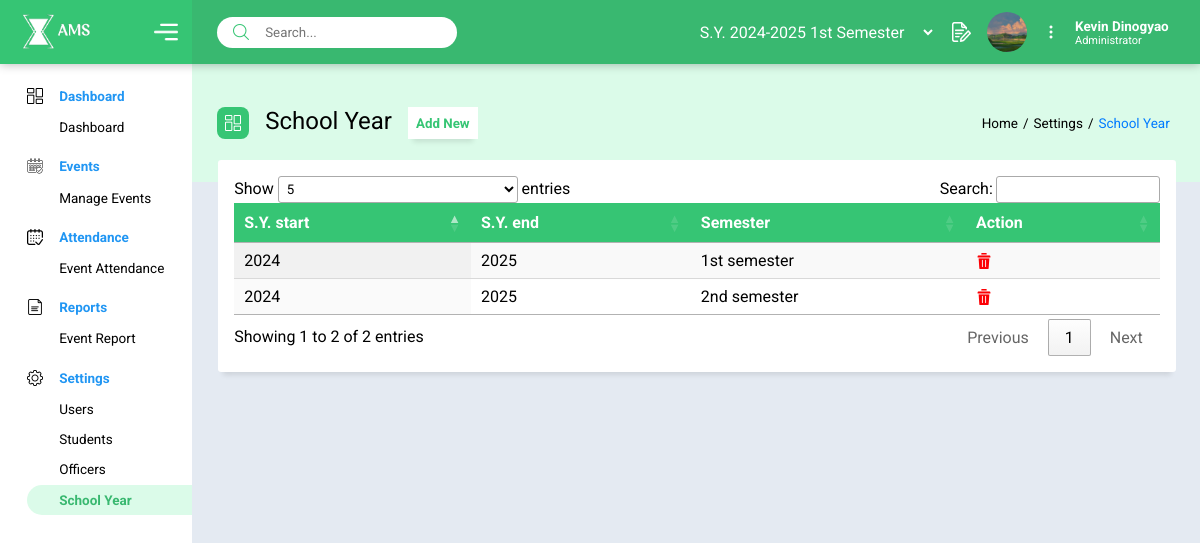
Page /ams/schoolyear.php (signed in) on the committed database.
### tables this page shows
CREATE TABLE `tbl_students` (
  `student_id` mediumint(9) NOT NULL,
  `first_name` varchar(50) NOT NULL,
  `last_name` varchar(50) NOT NULL,
  `gmail` varchar(50) NOT NULL,
  `year_level` enum('1st','2nd','3rd','4th') DEFAULT NULL,
  `status` enum('Active','Inactive') NOT NULL DEFAULT 'Active'
);

CREATE TABLE `tbl_sbo` (
  `sbo_id` int(3) NOT NULL,
  `student_id` mediumint(9) NOT NULL,
  `position` varchar(50) NOT NULL,
  `profile_img` longblob DEFAULT NULL
);

CREATE TABLE `tbl_system_user` (
  `user_id` bigint(20) NOT NULL DEFAULT current_timestamp(),
  `sbo_id` int(3) NOT NULL,
  `role` enum('Administrator','Attendance Manager','Event Manager') NOT NULL,
  `username` varchar(50) NOT NULL,
  `password` varchar(200) NOT NULL
);

CREATE TABLE `tbl_school_year` (
  `school_year_id` int(2) NOT NULL,
  `semester` enum('1st semester','2nd semester') NOT NULL,
  `school_yearstart` year(4) DEFAULT NULL,
  `school_yearend` year(4) DEFAULT NULL
);

### model/select/session-user.php (called while the page is built, shortened)
<?php
$userId = $_SESSION['user_id'];
$query = "SELECT * FROM tbl_students, tbl_sbo, tbl_system_user WHERE tbl_sbo.sbo_id = tbl_system_user.sbo_id and tbl_students.student_id = tbl_sbo.student_id and tbl_system_user.user_id = :user_id";
$stmt = $conn->prepare($query);
$stmt->bindParam(':user_id', $userId);
$stmt->execute();
if ($stmt->rowCount() > 0) {
    while ($row = $stmt->fetch(PDO::FETCH_ASSOC)) {
        $profileImg = '../uploads/' . $row['profile_img'];
        $fullName = $row['first_name'] . " " . $row['last_name'];
        $role = $row['role'];
    }
}

### model/select/syear.php (called while the page is built)
<?php
$querySyear = "SELECT *
FROM tbl_school_year
ORDER BY school_yearstart ASC;
";
$stmtSyear = $conn->prepare($querySyear);
$stmtSyear->execute();

### ams/schoolyear.php (the view, shortened to what this page needs)
<?php
include('../includes/dashboard.php');
require_once(SYEAR);
?>
<!DOCTYPE html>
<html lang="en">
<head>
    <link rel="stylesheet" href="../assets/css/schoolyear.css?version=<?php echo time(); ?>">
</head>
<body>
    <main class="home">
        <div class="title-dashboard">
            <div>
                <span><img src="../icons/dashboard (2).png" alt="dashboard"></span>
                <h2>School Year</h2>
                <button id="myBtn">Add New</button>
            </div>
            <div class="breadcrumb">
                <p>Home</p>
                <p>Settings</p>
                <p class="active-page">School Year</p>
            </div>
        </div>
        <section class="home-container">
        <div class="home-card table-card">
              <table id="myTable" class="display">
                <thead>
                    <tr class="table-title">
                        <th>S.Y. start</th>
                        <th>S.Y. end</th>
                        <th>Semester</th>
                        <th>Action</th>
                    </tr>
                </thead>
                <tbody>
                    <?php while ($row = $stmtSyear->fetch()){?>
                        <tr>
                            <td><?php echo $row['school_yearstart'];?></td>
                            <td><?php echo $row['school_yearend'];?></td>
                            <td><?php echo $row['semester'];?></td>
                            <td>
                                <a class="delete" href="<?php echo $_SERVER['PHP_SELF']; ?>?syearid=<?php echo $row['school_year_id']; ?>">
                                    <img class="table-icon" src="../icons/delete.png" alt="Delete">
                                </a>
                            </td>
                        </tr>
                    <?php $conn = null; }?>
                </tbody>
              </table>
            </div>
        </section>
    </main>
</body>
</html>

### includes/dashboard.php (shortened to what this page needs)
<?php
require_once('../config/constant.php');
require_once(CURRENT_USER);
$activePage = basename($_SERVER['PHP_SELF'], '.php');
?>
    <link rel="stylesheet" href="../assets/css/menu.css?version=<?php echo time(); ?>">
    <link rel="stylesheet" href="https://cdn.datatables.net/1.13.6/css/jquery.dataTables.css" />
    <header>
        <div class="logo">
          <div>
            <img src="../icons/logo-white.png" alt="logo" id="logo">
            <span id="menu-toggle"><img src="../icons/menu.png" alt="menu" id="menu"></span>
          </div>
        </div>
        <div class="profile">
          <div class="search">
            <span><img src="../icons/search-interface-symbol.png" alt="search"></span>
            <form action="" method="POST" autocomplete="off">
              <input type="search" name="search" id="search" placeholder="Search...">
            </form>
          </div>
          <div class="card-profile" title="request">
          <div class="sy">
            <select name="school_year_id" id="sy">
              <?php
              $queryDefault = "SELECT * FROM tbl_school_year ORDER BY school_yearstart ASC";
              $defaultSchoolYearId = null;
              if (isset($_SESSION['sch_year'])) {
                  $selectedYear = $_SESSION['sch_year'];
                  $querySelected = "SELECT * FROM tbl_school_year WHERE school_year_id = :id";
                  $stmtSelected = $conn->prepare($querySelected);
                  $stmtSelected->bindParam(':id', $selectedYear);
                  $stmtSelected->execute();
                  $rowSelected = $stmtSelected->fetch(PDO::FETCH_ASSOC);
                  $defaultSchoolYearId = $rowSelected['school_year_id'];
              }
              $stmtDefault = $conn->prepare($queryDefault);
              $stmtDefault->execute();
              while ($rowDefault = $stmtDefault->fetch(PDO::FETCH_ASSOC)) {
                  $syDefault = "S.Y. " . $rowDefault['school_yearstart'] . "-" . $rowDefault['school_yearend'] . " " . $rowDefault['semester'];
                  if ($rowDefault['school_year_id'] == $defaultSchoolYearId) {
                      echo "<option value='" . $rowDefault['school_year_id'] . "' selected style='font-weight: bold;'>" . $syDefault . "</option>";
                  } else {
                      echo "<option value='" . $rowDefault['school_year_id'] . "'>" . $syDefault . "</option>";
                  }
              }
              ?>
          </select>
            </div>
            <?php if ($_SESSION['role'] == ACCOUNT_TYPE_A) {?>
              <a href="../ams/users.php" class="request">
                <img src="../icons/request.png" alt="request" >
              </a>
            <?php }?>
            <img src="<?php echo $profileImg;?>" alt="profile">
            <div class="menu-profile">
              <img src="../icons/dots.png" alt="menu" id="profile-menu">
            </div>
            <div class="card-user">
              <p><?php echo $fullName;?></p>
              <p><?php echo $role;?></p>
            </div>
          </div>
        </div>
    </header>
    <section class="menu-section" id="container">
        <div class="menu-container">
            <nav class="main-container">
                  <div class="main dashboard">
                    <div class="title">
                      <img src="../icons/dashboard.png" alt="dashboard">
                      <h4>Dashboard</h4>
                    </div>
                    <div class="sub">
                      <a href="../includes/dashboard.php" class="<?= ($activePage == 'dashboard') ? 'active-page':''; ?>">Dashboard</a>
                    </div>
                  </div>
                  <div class="main events">
                    <div class="title">
                      <img src="../icons/calendar.png" alt="calendar">
                      <h4>Events</h4>
                    </div>
                    <div class="sub">
                      <a href="../ams/events.php" class="<?= ($activePage == 'events') ? 'active-page':''; ?>">Manage Events</a>
                    </div>
                  </div>
                  <?php
                    if ($_SESSION['role'] == ACCOUNT_TYPE_A || $_SESSION['role'] == ACCOUNT_TYPE_AM) {
                        echo "
                          <div class='main attendance'>
                            <div class='title'>
                              <img src='../icons/calendar (1).png' alt='attendance'>
                              <h4>Attendance</h4>
                            </div>
                            <div class='sub'>
                              <a href='../ams/attendance-events.php' class='".($activePage == 'attendance-events' ? 'active-page':''). "'>Event Attendance</a>
                            </div>
                          </div>
                      ";
                    }
                  ?>
                  <div class='main report'>
                      <div class='title'>
                          <img src='../icons/file.png' alt='report'>
                          <h4>Reports</h4>
                      </div>
                      <div class='sub'>
                        <a href='../ams/report-events.php' class='<?=($activePage == 'report-events') ? 'active-page' :''; ?>'>Event Report</a>
                    </div>
                  </div>
                  <div class="main setting">
                    <div class="title">
                      <img src="../icons/settings.png" alt="setting">
                      <h4>Settings</h4>
                    </div>
                    <div class="sub">
                      <a href="../ams/users.php" class="<?= ($activePage == 'users') ? 'active-page':''; ?>">Users</a>
                    <?php
                      if($_SESSION['role'] == ACCOUNT_TYPE_A){
                        echo"
                        <a href='../ams/students.php' class='" . ($activePage == 'students' ? 'active-page' : '') . "'>Students</a>
                        <a href='../ams/officers.php' class='" . ($activePage == 'officers' ? 'active-page' : '') . "'>Officers</a>
                        <a href='../ams/schoolyear.php' class='".($activePage == 'schoolyear' ? 'active-page':'') . "'>School Year</a>
                        ";
                      }
                    ?>
                    </div>
                  </div>
            </nav>
        </div>
    </section>

### assets/css/menu.css (style rules this page uses)
:root { --font: 'Righteous', cursive; --font: 'Roboto', sans-serif; --fontsize: 13.5px; --colorBG: #e4eaf2; --colorGrey: #eff3f6; --colorGreyD: #bdbdbd; --colorGreen: #36c574; --colorGreenD: #39b870; --colorMenuHover: #dbfbe9; --colorInfo: #53bcdc; --colorOrange: #FFA500; }
* { margin: 0; padding: 0; box-sizing: border-box; text-decoration: none; list-style: none; font-family: var(--font); font-family: var(--font); }
body { overflow-x: hidden; scrollbar-width: thin; scrollbar-color: transparent transparent; }
.breadcrumb p:not(:last-child)::after { content: "/"; margin: 0 5px; }
.title-dashboard .breadcrumb { display: flex; gap: 0; cursor: pointer; font-size: var(--fontsize); }
.active-page { color: #007BFF; }
body { width: 100vw; height: 100vh; background-color: var(--colorBG); }
.menu-section { height: 100vh; width: 16vw; z-index: 4; position: fixed; background-color: white; }
header { position: fixed; background-color: var(--colorGreenD); box-shadow: 0px 0px 10px 0px rgba(0,0,0,0.3); width: 100vw; height: 4rem; z-index: 5; display: grid; grid-template-columns: 16vw 84vw; grid-template-rows: 4rem; }
.table-icon { width: 1rem !important; height: 1rem !important; }
.logo { display: flex; justify-content: center; align-items: center; background-color: var(--colorGreen); }
.logo div { display: flex; justify-content: space-between; align-items: center; width: 85%; height: 4rem; }
.logo #logo { width: 5.5rem; height: 3rem; }
.logo #menu { width: 1.5rem; height: 1.5rem; }
.profile { margin-left: 2.5%; display: flex; justify-content: space-between; align-items: center; width: 94.4%; }
header input[type=search] { outline: none; border: none; border-radius: 2rem; padding: .5rem .5rem .5rem 3rem; width: 15rem; }
.main img { width: 1rem; height: 1rem; }
.search { position: relative; }
.search span > img { position: absolute; left: 1rem; bottom: .5rem; width: 1rem; height: 1rem; }
.card-profile { display: flex; justify-content: center; align-items: center; gap: 1rem; }
.card-profile .menu-profile { position: relative; }
.card-profile > img { border-radius: 100%; object-fit: cover; width: 2.5rem; height: 2.5rem; }
.card-profile .menu-profile img { width: 1rem; height: 1rem; cursor: pointer; }
.card-user { color: white; font-size: var(--fontsize); font-weight: bold; }
.card-user p:last-child { font-size: 11px; font-weight: normal; text-transform: capitalize; }
.card-profile .sy > select { font-size: var(--fontsize2); text-transform: capitalize; background-color: transparent; border: none; color: white; width: 15rem !important; padding: 0; }
.card-profile .sy > select option { color: black; text-align: left; }
.menu-container { margin-top: 5rem; padding-left: 1.7rem; }
.main-container { display: flex; flex-direction: column; gap: .5rem; }
.main { display: flex; flex-direction: column; }
.title img { display: block; }
.title { display: flex; align-items: center; line-height: 2rem; gap: 1rem; }
.sub a { padding: .2rem .2rem .2rem 2rem; line-height: 1.5rem; font-size: var(--fontsize); border-radius: 2rem 0 0 2rem; color: black; display: block; }
h4 { font-size: var(--fontsize); color: #2196f3; font-weight: bold; }
.main .sub .active-page { font-weight: bold; background-color: var(--colorMenuHover); color: var(--colorGreenD); }
.request { position: relative; }
.request img { width: 1.2rem; height: 1.2rem; }

### rows in the picture
tbl_students: tbl_sbo.profile_img (picture), fullName "Kevin Dinogyao", tbl_system_user.role "Administrator"
tbl_school_year: school_yearstart "2024", school_yearend "2025", semester "1st semester"
tbl_school_year: school_yearstart "2024", school_yearend "2025", semester "2nd semester"

### other values in the picture
form field school_year_id "S.Y. 2024-2025 1st semester"
